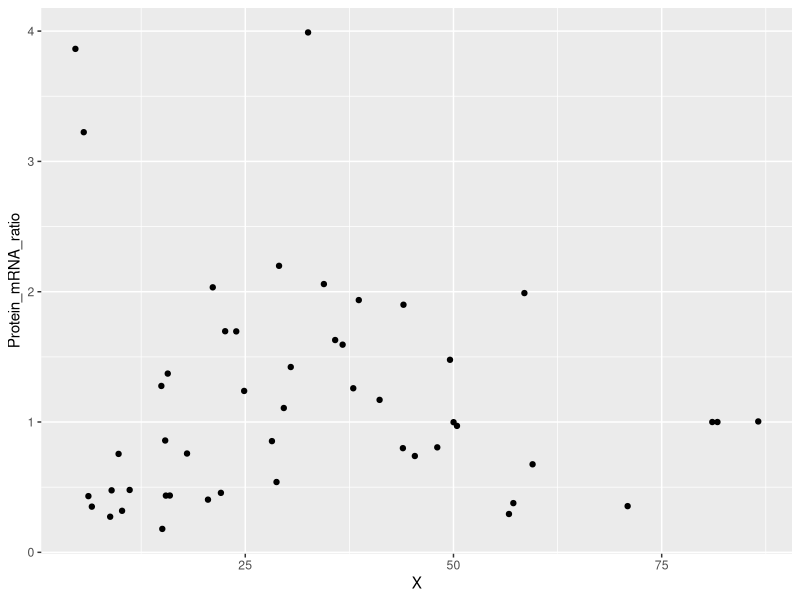
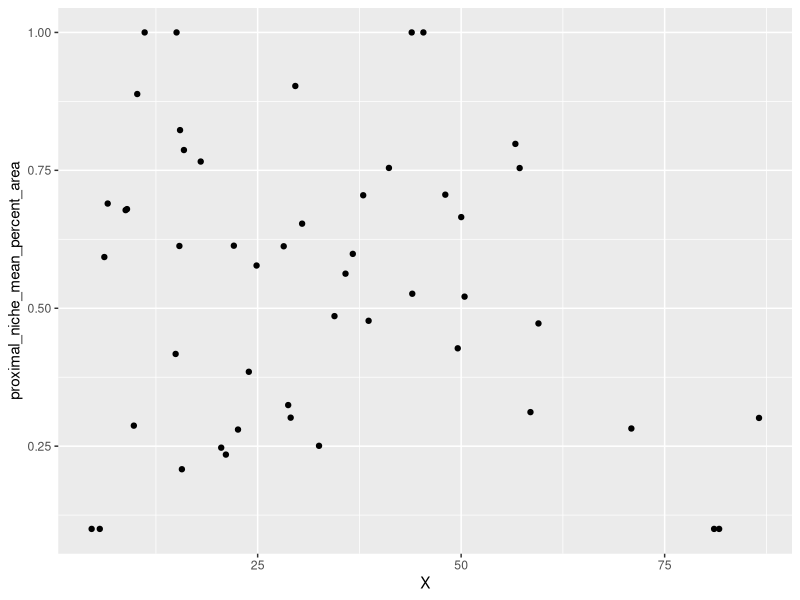
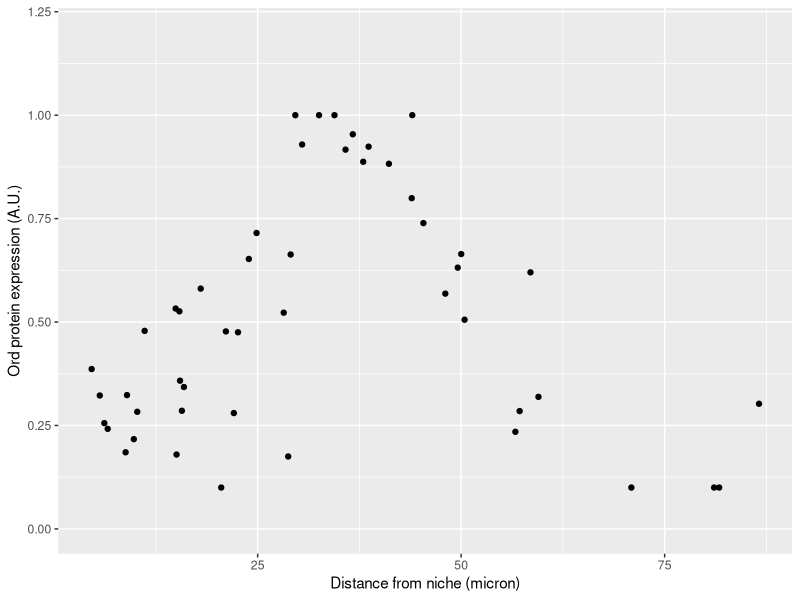

Here is the R script that generated these plots, in order:
library(tidyverse)
library(openxlsx)
library(rstatix)
library(scales)

fiji_output = read.xlsx("Paper/Figures/Figure_4/Ord_GFP_in_situ_quant.xlsx")

fiji_output_normalized = 
  fiji_output %>% 
  dplyr::group_by(Rep, Staining) %>% 
  dplyr::mutate(proximal_niche_mean_norm = rescale(Mean, to = c(0.1, 1))) %>% 
  dplyr::mutate(proximal_niche_mean_percent_area = rescale(Percent.Area, to = c(0.1, 1)))

# Maybe percent area isn't the best, or thresholding is wrong. Mean seems to work better. Requant to get proper mean for mRNA

translation_efficiency = 
  fiji_output_normalized %>% 
  group_by(Rep, Cell) %>% 
  mutate(Protein_mRNA_ratio = proximal_niche_mean_norm[Staining=="protein"]/proximal_niche_mean_percent_area[Staining=="mRNA"]) %>% 
  filter(Staining!="mRNA")

ggplot(translation_efficiency, aes(x = X, y = Protein_mRNA_ratio))+
  geom_point()
  # geom_smooth(method='loess', formula= y~x)

fiji_output_normalized %>% filter(Staining=="mRNA") %>% 
ggplot(aes(x = X, y = proximal_niche_mean_percent_area))+
  geom_point()
  # ylim(c(0, 1))

fiji_output_normalized %>% filter(Staining=="protein") %>% 
  ggplot(aes(x = X, y = proximal_niche_mean_norm))+
  ylab("Ord protein expression (A.U.)")+
  xlab("Distance from niche (micron)")+
  geom_point()+
  ylim(c(0, 1.2))
